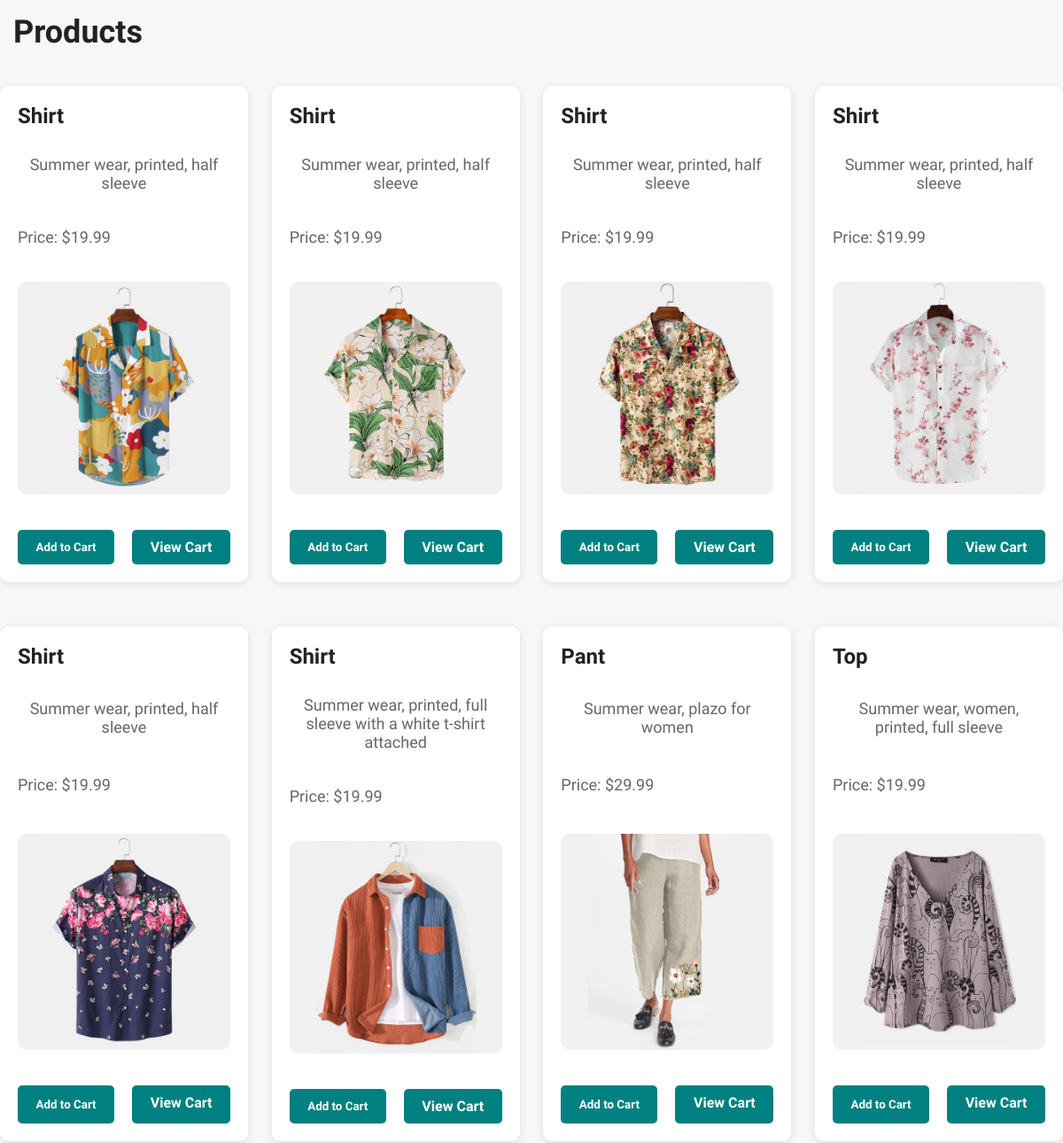
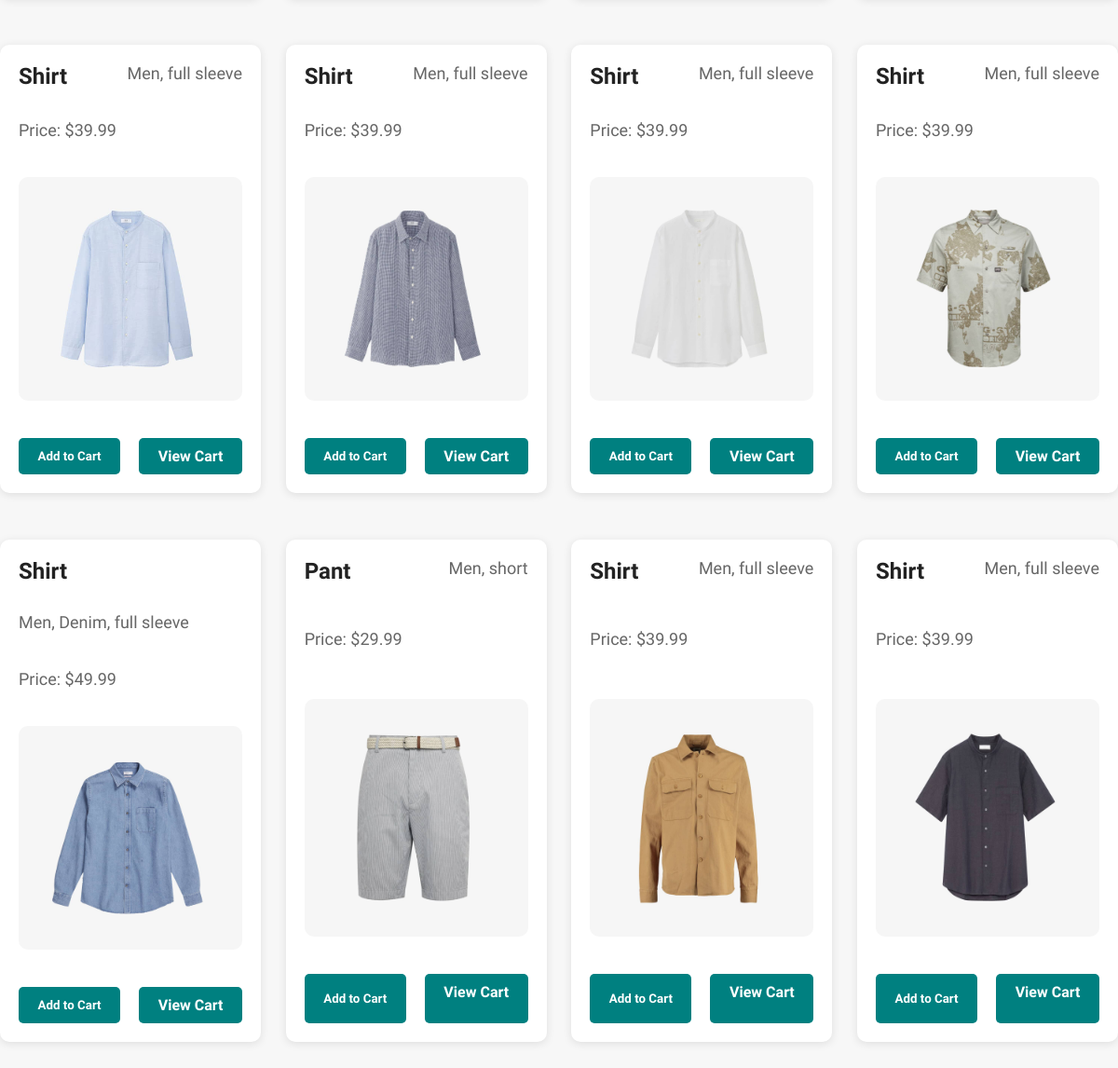
Screenshot of /PHP/products.php with the database file from the repository (2 pictures, top to bottom).
### tables this page shows
CREATE TABLE `products` (
  `id` int(11) NOT NULL,
  `name` varchar(255) NOT NULL,
  `description` text DEFAULT NULL,
  `price` decimal(10,2) NOT NULL,
  `image` varchar(255) DEFAULT NULL
);

### PHP/products.php (the view, shortened to what this page needs)
<!DOCTYPE html>
<html lang="en">
<head>
</head>
<body>
    <h1>Products</h1>
    <?php
    $connection = mysqli_connect("localhost", "root", "", "mycart");
    $query = "SELECT * FROM products";
    $result = mysqli_query($connection, $query);
    while ($row = mysqli_fetch_assoc($result)) {
        echo '<div class="product">';
        echo '<h2>' . $row['name'] . '</h2>';
        echo '<p>' . $row['description'] . '</p>';
        echo '<p>Price: $' . $row['price'] . '</p>';
        echo '<img src="' . $row['image'] . '" alt="' . $row['name'] . '">';
        echo '<button class="add-to-cart-button" data-product-id="' . $row['id'] . '">Add to Cart</button>';
        echo '<a href="http://localhost/online-shopping/PHP/cart.php" class="view-cart-button">View Cart</a>';
        echo '</div>';
    }
    ?>
</body>
</html>

### PHP/products.php (style rules this page uses)
* { margin: 0; padding: 0; box-sizing: border-box; font-family: 'Spartan', sans-serif; }
body { background-color: #f7f7f7; display: flex; flex-wrap: wrap; justify-content: space-between; gap: 20px; }
h1 { font-size: 36px; color: #222; margin-bottom: 20px; margin-right: 1000px; padding: 15px 0 0 15px; }
.product { background-color: #fff; border-radius: 10px; box-shadow: 0 2px 10px rgba(0, 0, 0, 0.1); padding: 20px; text-align: center; width: calc(25% - 20px); margin-bottom: 30px; position: relative; display: flex; flex-wrap: wrap; justify-content: space-between; gap: 20px; }
.product img { max-width: 100%; height: auto; border-radius: 10px; margin-bottom: 20px; }
.product h2 { font-size: 24px; color: #222; margin-bottom: 10px; }
.product p { font-size: 18px; color: #666; margin-bottom: 20px; }
.add-to-cart-button, .view-cart-button { background-color: teal; color: #fff; border: none; padding: 10px 20px; border-radius: 5px; cursor: pointer; font-weight: bold; transition: background-color 0.3s; text-decoration: none; flex-grow: 1; }

### rows the page displays
products: name "Shirt", description "Summer wear, printed, half sleeve", price "19.99", image (picture)
products: name "Shirt", description "Summer wear, printed, half sleeve", price "19.99", image (picture)
products: name "Shirt", description "Summer wear, printed, half sleeve", price "19.99", image (picture)
products: name "Shirt", description "Summer wear, printed, half sleeve", price "19.99", image (picture)
products: name "Shirt", description "Summer wear, printed, half sleeve", price "19.99", image (picture)
products: name "Shirt", description "Summer wear, printed, full sleeve with a white t-shirt attached", price "19.99", image (picture)
products: name "Pant", description "Summer wear, plazo for women", price "29.99", image (picture)
products: name "Top", description "Summer wear, women, printed, full sleeve", price "19.99", image (picture)
products: name "Shirt", description "Men, full sleeve", price "39.99", image (picture)
products: name "Shirt", description "Men, full sleeve", price "39.99", image (picture)
products: name "Shirt", description "Men, full sleeve", price "39.99", image (picture)
products: name "Shirt", description "Men, full sleeve", price "39.99", image (picture)
products: name "Shirt", description "Men, Denim, full sleeve", price "49.99", image (picture)
products: name "Pant", description "Men, short", price "29.99", image (picture)
products: name "Shirt", description "Men, full sleeve", price "39.99", image (picture)
products: name "Shirt", description "Men, full sleeve", price "39.99", image (picture)
